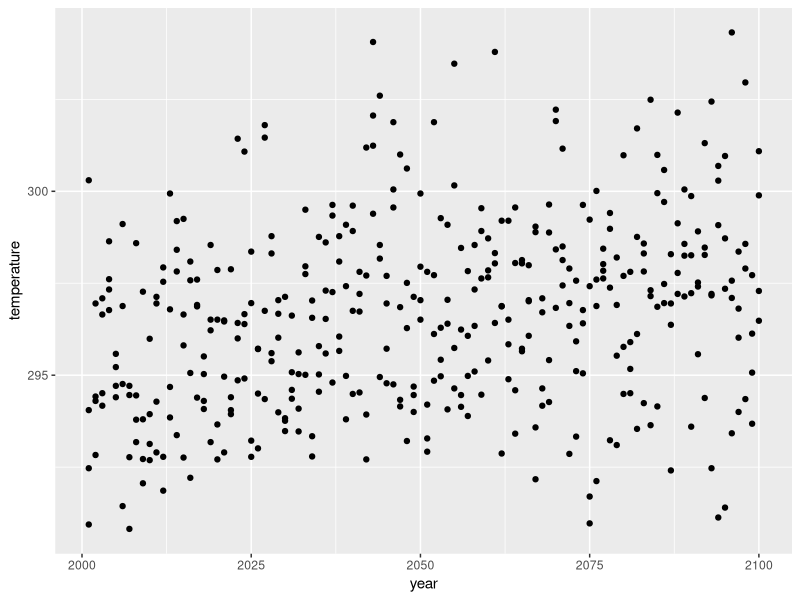
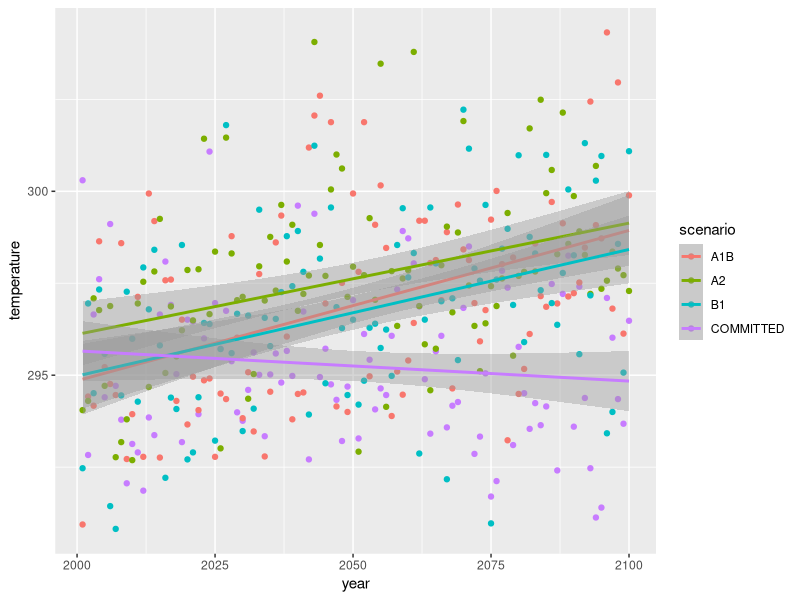

Generate these figures, in order, with R:
## ---- chunk 1
require(tidyverse)
require(broom)
## ---- chunk 2
climate <- read.csv(file = "climate_data.csv", header = T, sep = ",")
## ---- chunk 3
july <- climate %>%
  filter(month == 7) %>%
  filter(latitude == 46)
## ---- chunk 4
july_plot <- ggplot() +
  geom_point(data = july,
             aes(x = year, y = temperature))

july_plot
## ---- chunk 5
# New plot here
## ---- chunk 6
july_plot <- ggplot() +
  geom_point(data = july,
             aes(x = year, y = temperature, colour = scenario)) +
  stat_smooth(data = july,
              aes(x = year, y = temperature, colour = scenario),
              method = "lm")

july_plot
## ---- chunk 7
july_a2 <- climate %>%
  filter(month == 7) %>%
  filter(latitude == 46) %>%
  filter(scenario == "A2")

july_a2_model <- lm(data = july,
                    temperature ~ year)

summary(july_a2_model)
## ---- chunk 8
seasons <- climate %>%
  filter(latitude == 21) %>%
  filter(month == 7 | month == 1)
## ---- chunk 9
lat_question <- climate %>%
  filter(month == 1) %>%
  filter(scenario == "A2") 
## ---- chunk 10
lat_slopes <- lat_question %>%
  group_by(latitude) %>%
  do(data.frame(tidy(lm(temperature ~ year, data = .)))) %>%
  select(latitude, term, estimate) %>%
  filter(term == "year") %>%
  mutate(century_change = estimate*100)
  
